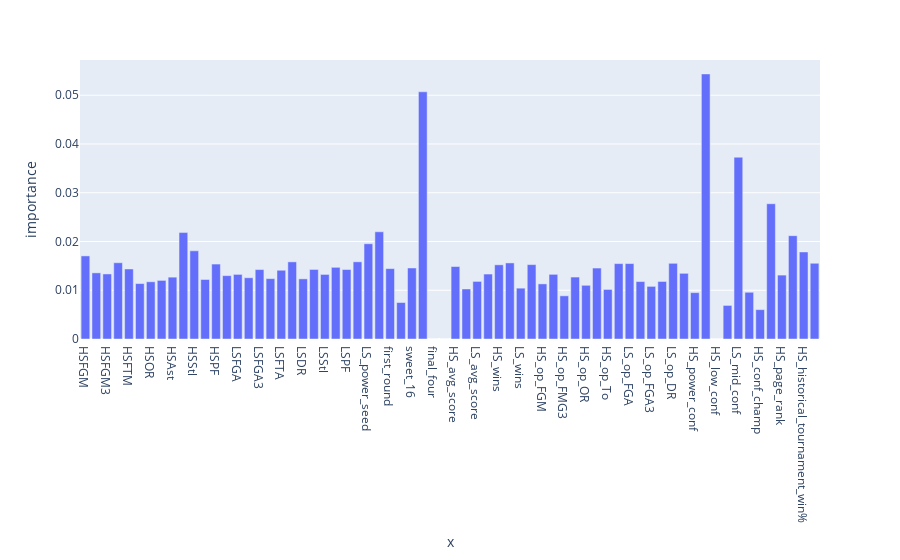

The notebook cell this image was saved under:
### Code cell
feat_imp = xgc.best_estimator_.feature_importances_
feat_names2 = xgc.feature_names_in_
import plotly.express as px


fig = px.bar(x=feat_names2, y=feat_imp,
             labels={'y':'importance'}, height=500)

fig.write_html("../viz/feat_imp.html")           
fig.show()

### Figure 1 — Plotly figure (JSON) as saved in the notebook; plotly's stock layout.template omitted (floating-point values rounded to 4 significant figures)
{"data": [{"alignmentgroup": "True", "hovertemplate": "x=%{x}<br>importance=%{y}<extra></extra>", "legendgroup": "", "marker": {"color": "#636efa", "pattern": {"shape": ""}}, "name": "", "offsetgroup": "", "orientation": "v", "showlegend": false, "textposition": "auto", "type": "bar", "x": ["HSFGM", "HSFGA", "HSFGM3", "HSFGA3", "HSFTM", "HSFTA", "HSOR", "HSDR", "HSAst", "HSTO", "HSStl", "HSBlk", "HSPF", "LSFGM", "LSFGA", "LSFGM3", "LSFGA3", "LSFTM", "LSFTA", "LSOR", "LSDR", "LSAst", "LSStl", "LSBlk", "LSPF", "LSTO", "LS_power_seed", "HS_power_seed", "first_round", "second_round", "sweet_16", "elite_8", "final_four", "championship", "HS_avg_score", "HS_avg_against", "LS_avg_score", "LS_avg_against", "HS_wins", "HS_loss", "LS_wins", "LS_loss", "HS_op_FGM", "HS_op_FGA", "HS_op_FMG3", "HS_op_FGA3", "HS_op_OR", "HS_op_DR", "HS_op_To", "LS_op_FGM", "LS_op_FGA", "LS_op_FMG3", "LS_op_FGA3", "LS_op_OR", "LS_op_DR", "LS_op_To", "HS_power_conf", "HS_mid_conf", "HS_low_conf", "LS_power_conf", "LS_mid_conf", "LS_low_conf", "HS_conf_champ", "LS_conf_champ", "HS_page_rank", "LS_page_rank", "HS_historical_tournament_win%", "LS_historical_tournament_win%"], "xaxis": "x", "y": [0.01705, 0.01357, 0.01334, 0.01564, 0.01436, 0.01137, 0.01174, 0.01202, 0.01269, 0.02183, 0.01809, 0.01221, 0.01537, 0.013, 0.01325, 0.01256, 0.01424, 0.01238, 0.0141, 0.01582, 0.01233, 0.01427, 0.01325, 0.0147, 0.01425, 0.01583, 0.01954, 0.02199, 0.01444, 0.007484, 0.01457, 0.0507, 0, 0, 0.01487, 0.01026, 0.01181, 0.01333, 0.01522, 0.0156, 0.01043, 0.01526, 0.0113, 0.01326, 0.008857, 0.01271, 0.01101, 0.01455, 0.01017, 0.01546, 0.01547, 0.01178, 0.01079, 0.0118, 0.01553, 0.01347, 0.009511, 0.05437, 0, 0.006887, 0.03728, 0.009582, 0.006022, 0.02774, 0.01311, 0.02119, 0.01786, 0.01553], "yaxis": "y"}], "layout": {"autosize": true, "barmode": "relative", "legend": {"tracegroupgap": 0}, "margin": {"t": 60}, "xaxis": {"anchor": "y", "autorange": true, "domain": [0, 1], "range": [-0.5, 67.5], "title": {"text": "x"}, "type": "category"}, "yaxis": {"anchor": "x", "autorange": true, "domain": [0, 1], "range": [0, 0.05723], "title": {"text": "importance"}, "type": "linear"}}}
